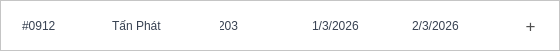
       <widget class="QFrame" name="frame_9">
        <property name="minimumSize">
         <size>
          <width>0</width>
          <height>51</height>
         </size>
        </property>
        <property name="maximumSize">
         <size>
          <width>16777215</width>
          <height>51</height>
         </size>
        </property>
        <property name="sizeIncrement">
         <size>
          <width>0</width>
          <height>0</height>
         </size>
        </property>
        <property name="styleSheet">
         <string notr="true">QFrame{
	background-color: white;
}
QFrame:hover {
	border-left: 2px solid #2563EB;
}
QFrame QLineEdit {
    color: #374151;
}</string>
        </property>
        <property name="frameShape">
         <enum>QFrame::StyledPanel</enum>
        </property>
        <property name="frameShadow">
         <enum>QFrame::Raised</enum>
        </property>
        <widget class="QLineEdit" name="lineEdit_37">
         <property name="geometry">
          <rect>
           <x>20</x>
           <y>10</y>
           <width>61</width>
           <height>31</height>
          </rect>
         </property>
         <property name="styleSheet">
          <string notr="true">QLineEdit {
	border: none;
	background-color:transparent;
}</string>
         </property>
         <property name="text">
          <string>#0912</string>
         </property>
         <property name="readOnly">
          <bool>true</bool>
         </property>
        </widget>
        <widget class="QLineEdit" name="lineEdit_38">
         <property name="geometry">
          <rect>
           <x>110</x>
           <y>10</y>
           <width>91</width>
           <height>31</height>
          </rect>
         </property>
         <property name="styleSheet">
          <string notr="true">QLineEdit {
	border: none;
	background-color:transparent;
}</string>
         </property>
         <property name="text">
          <string>Tấn Phát</string>
         </property>
         <property name="readOnly">
          <bool>true</bool>
         </property>
        </widget>
        <widget class="QLineEdit" name="lineEdit_39">
         <property name="geometry">
          <rect>
           <x>310</x>
           <y>10</y>
           <width>81</width>
           <height>31</height>
          </rect>
         </property>
         <property name="styleSheet">
          <string notr="true">QLineEdit {
	border: none;
	background-color:transparent;
}</string>
         </property>
         <property name="text">
          <string>1/3/2026</string>
         </property>
         <property name="readOnly">
          <bool>true</bool>
         </property>
        </widget>
        <widget class="QLineEdit" name="lineEdit_40">
         <property name="geometry">
          <rect>
           <x>410</x>
           <y>10</y>
           <width>81</width>
           <height>31</height>
          </rect>
         </property>
         <property name="styleSheet">
          <string notr="true">QLineEdit {
	border: none;
	background-color:transparent;
}</string>
         </property>
         <property name="text">
          <string>2/3/2026</string>
         </property>
         <property name="readOnly">
          <bool>true</bool>
         </property>
        </widget>
        <widget class="QPushButton" name="pushButton_9">
         <property name="geometry">
          <rect>
           <x>510</x>
           <y>10</y>
           <width>41</width>
           <height>31</height>
          </rect>
         </property>
         <property name="font">
          <font>
           <pointsize>-1</pointsize>
          </font>
         </property>
         <property name="styleSheet">
          <string notr="true">QPushButton {
        background-color: transparent; /* Trong suốt để lộ màu nền của bảng */
        border: none;                  /* Xóa viền nút */
        color: #505050;               /* Màu của dấu + */
        font-size: 17px;               /* Chỉnh dấu + to rõ */
        font-weight: none;
    }
    QPushButton:hover {
        color: #007BFF;               /* Đổi màu xanh khi di chuột vào để biết là bấm được */
    }</string>
         </property>
         <property name="text">
          <string>+</string>
         </property>
        </widget>
        <widget class="QLineEdit" name="lineEdit_41">
         <property name="geometry">
          <rect>
           <x>220</x>
           <y>10</y>
           <width>21</width>
           <height>31</height>
          </rect>
         </property>
         <property name="styleSheet">
          <string notr="true">QLineEdit {
	border: none;
	background-color:transparent;
}</string>
         </property>
         <property name="text">
          <string>203</string>
         </property>
         <property name="readOnly">
          <bool>true</bool>
         </property>
        </widget>
       </widget>
